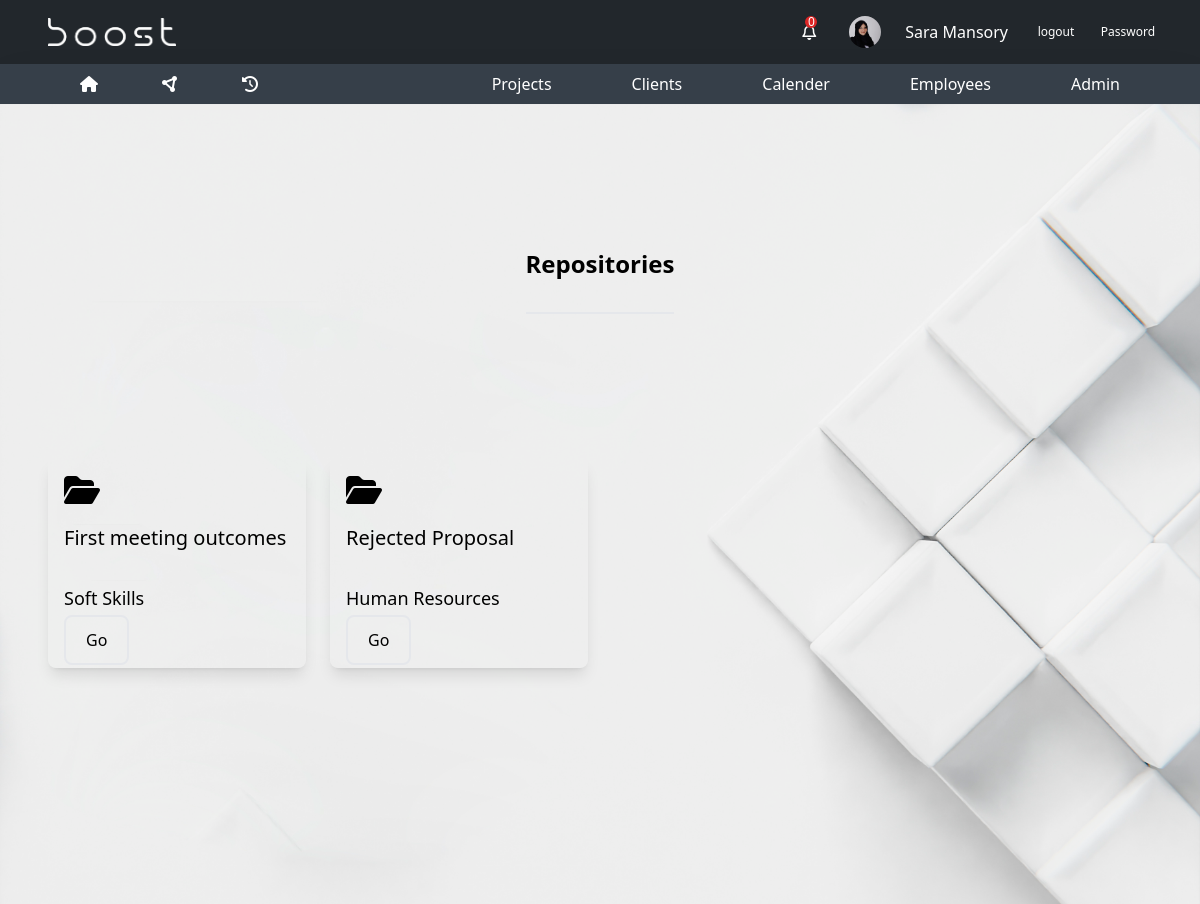
The page /repository/ (signed in) on the database its author committed.
### base/models.py (models this page shows, shortened)
class Employee(models.Model):
    employee_id = models.AutoField(primary_key=True)
    firstname = models.CharField(max_length=255)
    lastname = models.CharField(max_length=255)
    email = models.EmailField()
    phone = models.CharField(max_length=20)
    department = models.ForeignKey(
        Department, on_delete=models.SET_NULL, null=True)
    manager_role = models.BooleanField(default=False)
    user = models.OneToOneField(
        User, on_delete=models.CASCADE, null=True, default=None)
    employee_photo = models.ImageField(
        upload_to='employee_photos/', default='employee_photos/sara.jpg', null=True, blank=True)
    location = models.CharField(max_length=50, null=True)
    comilative_points=models.CharField(max_length=20,null=True)
    points=models.CharField(max_length=20,default="0")

class Repository(models.Model):
    repository_id=models.AutoField(primary_key=True)
    document_name=models.CharField(max_length=255)
    project=models.ForeignKey(Project,on_delete=models.CASCADE)
    repo_file= models.FileField(null=True,blank=True,upload_to='pdf')

class Project(models.Model):
    project_id=models.AutoField(primary_key=True)
    project_name=models.CharField(max_length=255)
    feedback= models.FileField(null=True,blank=True,upload_to='pdf')
    invoice= models.FileField(null=True,blank=True,upload_to='pdf')
    dead_line=models.DateField()
    starting_Date=models.DateField(auto_now_add=True)
    client=models.ForeignKey(Client,on_delete=models.SET_NULL,null=True)
    invoice_document= models.FileField(null=True,blank=True,upload_to='pdf')
    invoice_number=models.CharField(max_length=255,null=True,blank=True)
    invoice_status=models.CharField(max_length=20,choices=Invoice_status.choices ,default=Invoice_status.accepted)
    rfp_name=models.CharField(max_length=255,null=True,blank=True,default=project_name)
    proposal_name=models.CharField(max_length=255,null=True,blank=True,default=project_name)
    proposal_dead_line=models.DateField(default=date.today(),null=True,blank=True)
    proposal_document = models.FileField(null=True,blank=True,upload_to='pdf')
    proposal_status = models.CharField(max_length=20,choices=Proposal_status.choices,default=Proposal_status.waiting)
    rfp_document = models.FileField(null=True,blank=True,upload_to='pdf')
    def __str__(self):
        return self.project_name

### base/views.py (the view)
# urls.py: path("repository/", views.repository, name="repo"),
@login_required
def repository(request):
    employee = get_object_or_404(Employee, user=request.user)
    all_notifications=employee.notifications.all().order_by('-created_at')
    not_read_notifications=employee.notifications.filter(is_read=False).order_by('-created_at')
    l_d_men=Employee.objects.filter(department__department_name="L&D")
    projects = Project.objects.all()
    repository =Repository.objects.all()
    asessmentBank=AsessmentBank.objects.all()
    simulation=Simulation.objects.all()
    context={
        "employee":employee,
        "l_d_men":l_d_men,
        "projects":projects,
        "repository":repository,
        "asessmentBank":asessmentBank,
        "simulation":simulation,
        "all_notifications":all_notifications,
        "not_read_notifications":not_read_notifications
            }
    return render(request,"pages/repository.html",context)

### templates/pages/repository.html (shortened to what this page needs)
{% extends 'base.html' %}
{% load static %}
{% block content %}
{% include 'parts/navbar.html' %}
<main class="main-bg w-full h-screen">
    <section class="px-12 pt-36 section-bg"  >
        <div class="title text-center border-b-2 pb-8 w-fit mx-auto text-2xl font-bold"><h2>Repositories</h2></div>
        <div class="cards grid grid-cols-2 md:grid-cols-3 lg:grid-cols-4 items-center justify-center gap-6 mt-36">
            {% for repo   in repository %}
            <div class="card p-4 shadow-lg rounded-lg hover:shadow-2xl transition-all duration-300  cursor-pointer backdrop-blur-lg backdrop-opacity-0 hover:backdrop-opacity-100  ">
                <i class="fa-solid fa-2x fa-folder-open"></i>
                <h1 class="text-xl py-4">{{repo.document_name}}</h1>
                <h2 class="text-lg py-4">{{repo.project}}</h2>
                <a class="btn-primary" href="{{repo.repo_file.url}}">Go</a>
            </div>
            {% endfor %}
        </div>
    </section>
    </main>
{% endblock content %}

### templates/parts/navbar.html (shortened to what this page needs)
{% load static %}
<header class="">
  <div class="bg-[#22272C] px-12 py-2 flex justify-between items-center text-white">
    <div>
      <img src="{% static 'images/boost.png' %}" class="w-32" alt="Logo" />
    </div>
    <div class="flex items-center gap-6 text-white">
        <div class="relative hover:bg-slate-600  cursor-pointer w-6 h-6 flex items-center justify-center p-4 rounded-full" id="nav-profile">
            <i class="fa-regular fa-bell"></i>
            <div class="absolute top-0 left-3 w-3 h-3 text-white bg-red-600 rounded-full flex items-center justify-center text-xs notification-count">{{not_read_notifications.count}}</div>
        </div>
        {% if employee.employee_photo.url %}
        <img
          src="{{ employee.employee_photo.url }}"
          class="w-8 rounded-full cursor-pointer"
          alt="Logo"
        />
        {% endif %}
        <span>{{employee.firstname}} {{employee.lastname}}</span>
        <a class="text-xs hover:bg-slate-600 w-12 h-12 flex items-center justify-center rounded-full" href="{% url 'logout' %}">logout</a>
        <a class="text-xs hover:bg-slate-600 w-12 h-12 flex items-center justify-center rounded-full" href="{% url 'change-password' %}">Password</a>
    </div>
  </div>
  <div class="bg-[#363F49] shadow-2xl px-16 flex gap-20 text-white items-center justify-between">
    <div class="flex gap-8">
      <div class="px-4 py-2 hover:bg-[#22272c] transition-all duration-300 cursor-pointer">
        <a href="{% url 'tasks' %}"><i class="fa-solid fa-house"></i></a>
      </div>
      <div class="px-4 py-2 hover:bg-[#22272c] transition-all duration-300 cursor-pointer">
        <a href="{% url 'home' %}"><i class="fa-solid fa-circle-nodes"></i></a>
      </div>
      <div class="px-4 py-2 hover:bg-[#22272c] transition-all duration-300 cursor-pointer">
        <a href="{% url 'all_tasks' %}">
          <i class="fa-solid fa-clock-rotate-left"></i>
        </a>
      </div>
    </div>
    <ul class="flex gap-12">
      <li class="relative px-4 py-2 hover:bg-[#22272c] transition-all duration-300">
        <a href="{% url 'projects' %}">Projects</a>
      </li>
      <li class="relative px-4 py-2 hover:bg-[#22272c] transition-all duration-300">
        <a href="{% url 'clients' %}">Clients</a>
      </li>
      <li class="relative px-4 py-2 hover:bg-[#22272c] transition-all duration-300">
        <a href="{% url 'courses' %}">Calender</a>
      </li>
      <li class="relative px-4 py-2 hover:bg-[#22272c] transition-all duration-300">
        <a href="{% url 'employees' %}">Employees</a>
      </li>
      <li class="relative px-4 py-2 hover:bg-[#22272c] transition-all duration-300">
        <a href="{% url 'admin:index' %}">Admin</a>
      </li>
    </ul>
  </div>
</header>

### rows shown on the page
Employee: employee_photo (picture), firstname "Sara", lastname "Mansory"
Repository: document_name "First meeting outcomes", project "Soft Skills"
Repository: document_name "Rejected Proposal", project "Human Resources"

### other values the page prints
{{ not_read_notifications.count }} "0"
